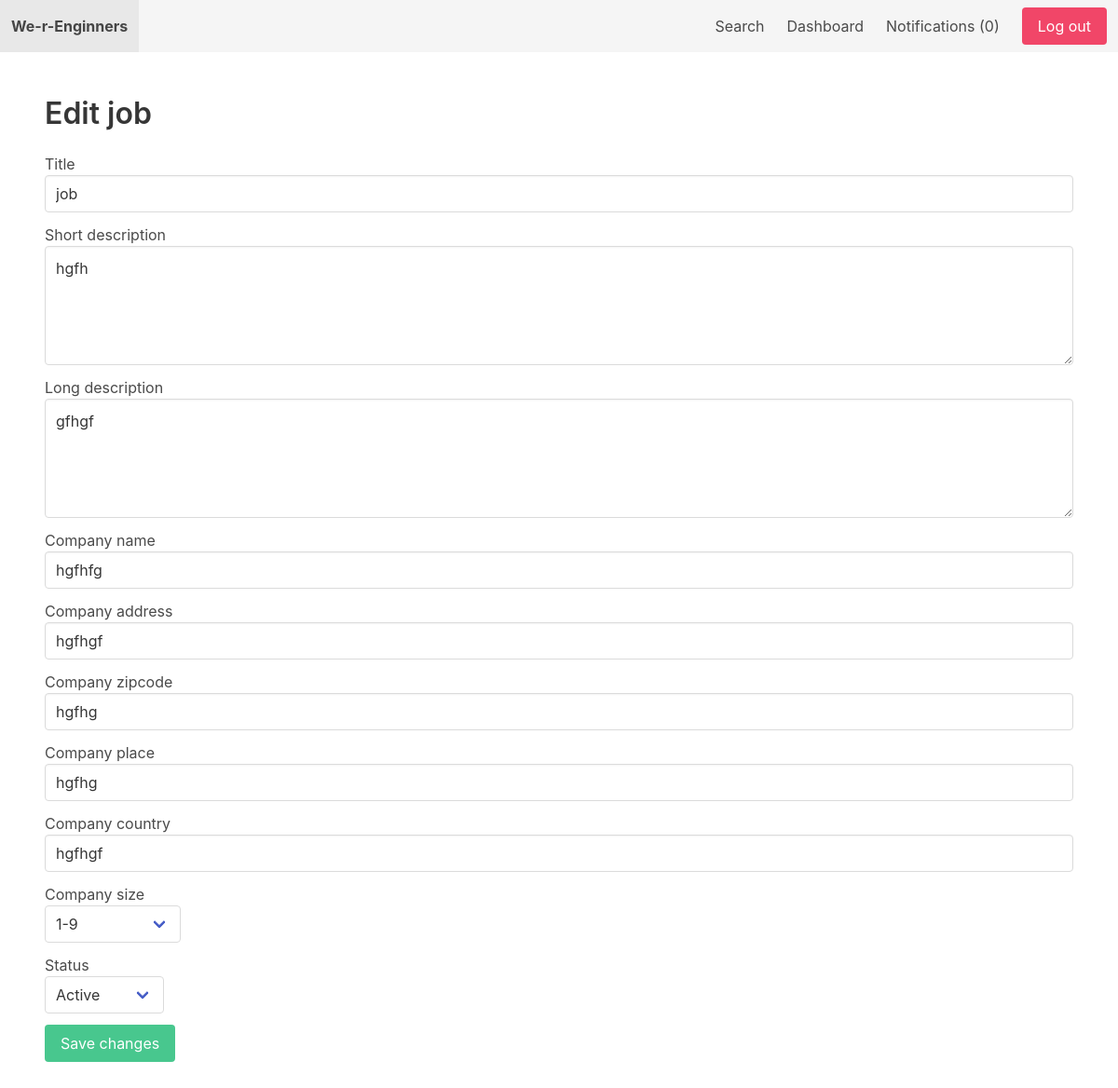
Screenshot of /jobs/4/edit/ (signed in) with the database file from the repository.
### job/models.py (models this page shows, shortened)
class Job(models.Model):
    SIZE_1_9 = 'size_1-9'
    SIZE_10_49 = 'size_10-49'
    SIZE_50_99 = 'size_50-99'
    SIZE_100 = 'size_100'
    CHOICES_SIZE = (
        (SIZE_1_9, '1-9'),
        (SIZE_10_49, '10-49'),
        (SIZE_50_99, '50-99'),
        (SIZE_100, '100+'),
    )
    ACTIVE = 'active'
    EMPLOYED = 'employed'
    ARCHIVED = 'archived'
    CHOICES_STATUS = (
        (ACTIVE, 'Active'),
        (EMPLOYED, 'Employed'),
        (ARCHIVED, 'Archived')
    )
    title = models.CharField(max_length=255)
    short_description = models.TextField()
    long_description = models.TextField(blank=True, null=True)
    company_name = models.CharField(max_length=255)
    company_address = models.CharField(max_length=255, blank=True, null=True)
    company_zipcode = models.CharField(max_length=255, blank=True, null=True)
    company_place = models.CharField(max_length=255, blank=True, null=True)
    company_country = models.CharField(max_length=255, blank=True, null=True)
    company_size = models.CharField(max_length=20, choices=CHOICES_SIZE, default=SIZE_1_9)
    created_by = models.ForeignKey(User, related_name='jobs', on_delete=models.CASCADE)
    created_at = models.DateTimeField(auto_now_add=True)
    changed_at = models.DateTimeField(auto_now=True)
    status = models.CharField(max_length=20, choices=CHOICES_STATUS, default=ACTIVE)

### job/views.py (the view)
# urls.py: path('<int:job_id>/edit/', edit_job, name='edit_job'),
@login_required
def edit_job(request, job_id):
    job = get_object_or_404(Job, pk=job_id, created_by=request.user)
    if request.method == 'POST':
        form = AddJobForm(request.POST, instance=job)
        if form.is_valid():
            job = form.save(commit=False)
            job.status = request.POST.get('status')
            job.save()
            return redirect('dashboard')
    else:
        form = AddJobForm(instance=job)
    return render(request, 'job/edit_job.html', {'form': form, 'job': job})

### job/forms.py
class AddJobForm(forms.ModelForm):
    class Meta:
        model = Job
        fields = ['title', 'short_description', 'long_description', 'company_name', 'company_address', 'company_zipcode', 'company_place', 'company_country', 'company_size']

### notification/context_processors.py (called while the page is built)
def notifications(request):
    if request.user.is_authenticated:
        return {'notifications': request.user.notifications.filter(is_read=False)}
    else:
        return {'notifications': []}

### job/templates/job/edit_job.html (shortened to what this page needs)
{% extends 'core/base.html' %}
{% block content %}
    <div id="edit-job-app">
        <h1 class="title">Edit job</h1>
        <form v-on:submit="validateForm" method="post" action=".">
            <div class="field">
                <label>Title</label>
                <div class="control">
                    <input class="input" type="text" name="title" id="id_title" v-model="title">
                </div>
            </div>
            <div class="field">
                <label>Short description</label>
                <div class="control">
                    <textarea class="textarea" name="short_description" id="id_short_description" v-model="short_description"></textarea>
                </div>
            </div>
            <div class="field">
                <label>Long description</label>
                <div class="control">
                    <textarea class="textarea" name="long_description" id="id_long_description">{% if job.long_description %}{{ job.long_description }}{% endif %}</textarea>
                </div>
            </div>
            <div class="field">
                <label>Company name</label>
                <div class="control">
                    <input class="input" type="text" name="company_name" id="id_company_name" v-model="company_name">
                </div>
            </div>
            <div class="field">
                <label>Company address</label>
                <div class="control">
                    <input class="input" type="text" name="company_address" id="id_company_address" value="{% if job.company_address %}{{ job.company_address }}{% endif %}">
                </div>
            </div>
            <div class="field">
                <label>Company zipcode</label>
                <div class="control">
                    <input class="input" type="text" name="company_zipcode" id="id_company_zipcode" value="{% if job.company_zipcode %}{{ job.company_zipcode }}{% endif %}">
                </div>
            </div>
            <div class="field">
                <label>Company place</label>
                <div class="control">
                    <input class="input" type="text" name="company_place" id="id_company_place" value="{% if job.company_place %}{{ job.company_place }}{% endif %}">
                </div>
            </div>
            <div class="field">
                <label>Company country</label>
                <div class="control">
                    <input class="input" type="text" name="company_country" id="id_company_country" value="{% if job.company_country %}{{ job.company_country }}{% endif %}">
                </div>
            </div>
            <div class="field">
                <label>Company size</label>
                <div class="control">
                    <div class="select">
                        <select name="company_size" v-model="company_size">
                            <option value="size_1-9">1-9</option>
                        </select>
                    </div>
                </div>
            </div>
            <div class="field">
                <label>Status</label>
                <div class="control">
                    <div class="select">
                        <select name="status">
                            <option value="active"{% if job.status == 'active' %} selected{% endif %}>Active</option>
                        </select>
                    </div>
                </div>
            </div>
            <div class="field">
                <div class="control">
                    <button class="button is-success" type="submit">Save changes</button>
                </div>
            </div>
        </form>
    </div>
{% endblock %}

### rows the page displays
Job: long_description "gfhgf", company_address "hgfhgf", company_zipcode "hgfhg", company_place "hgfhg", company_country "hgfhgf", status "Active"

### other values shown
{{ notifications.count }} "0"
